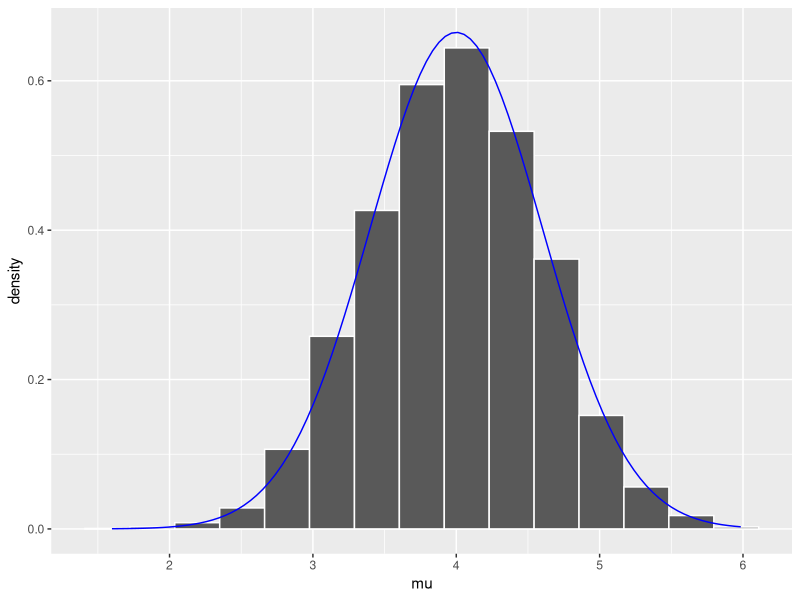
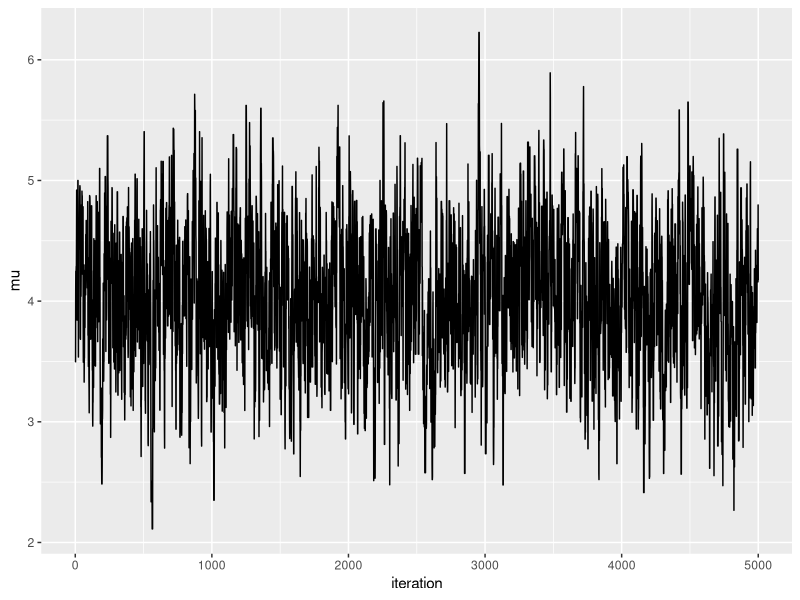
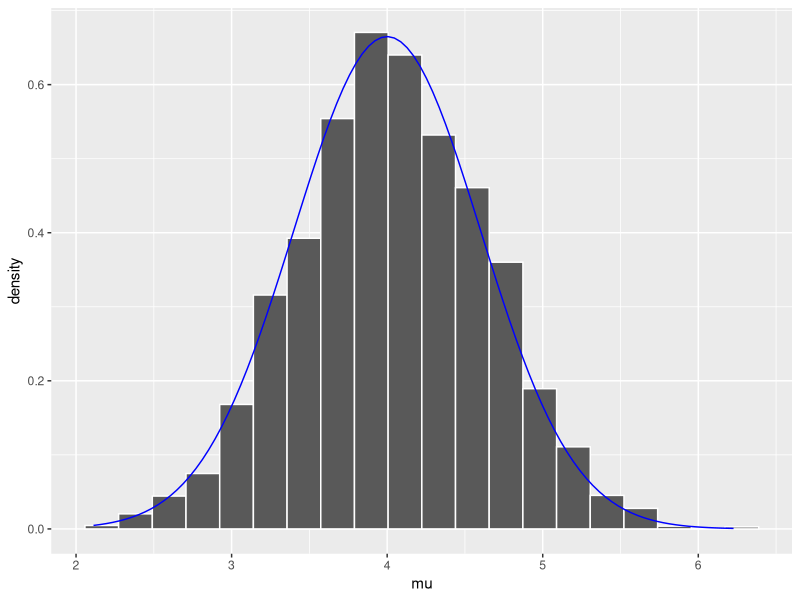
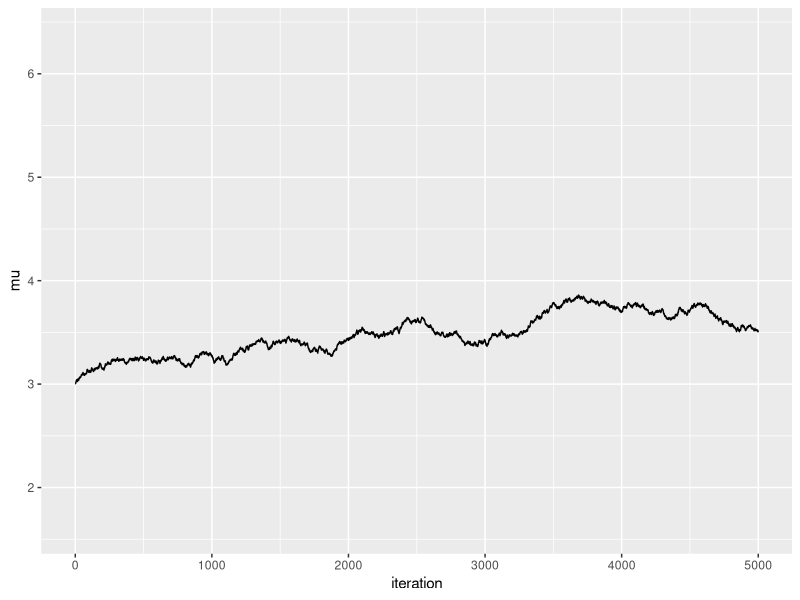
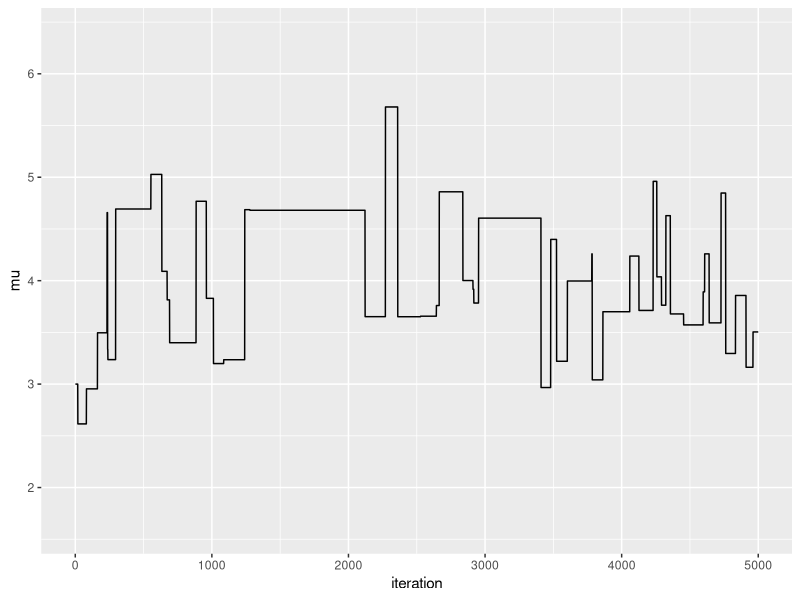
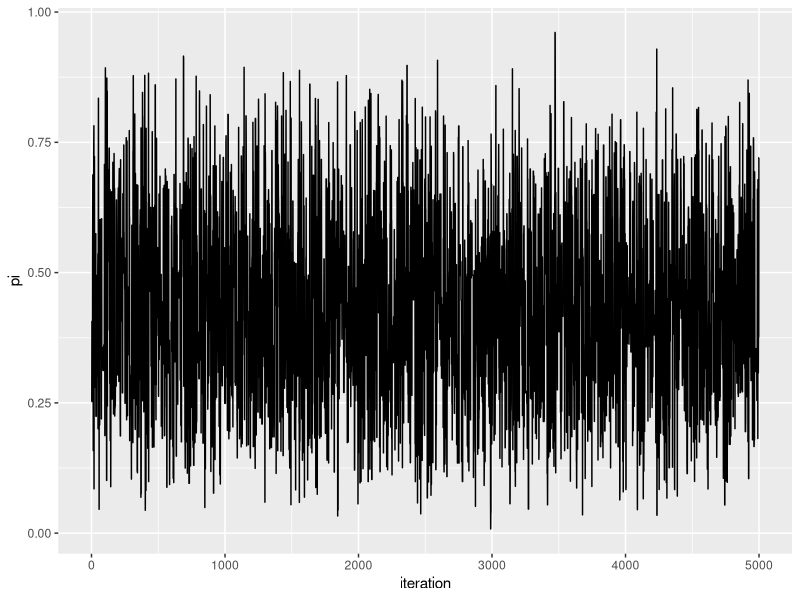
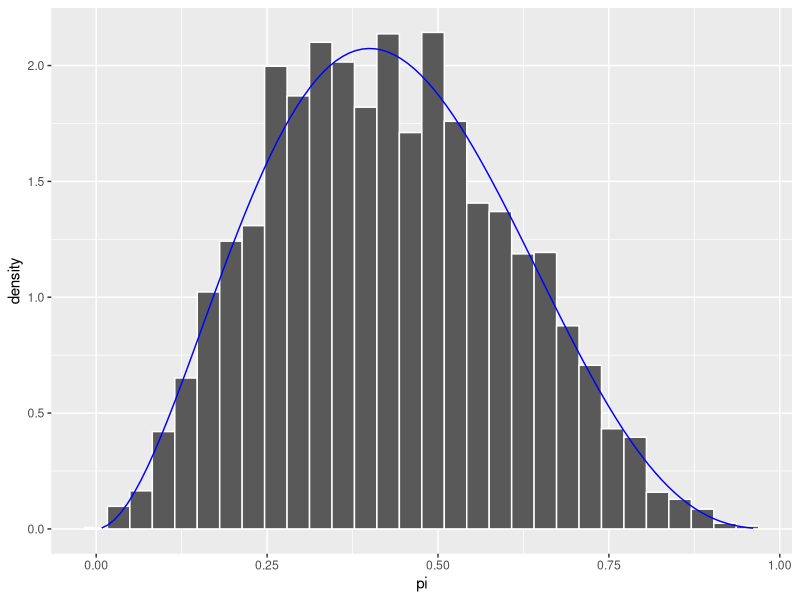

Source code (R) for these figures, in order:
## ---- chunk 1
# Load packages you'll need for this chapter
library(tidyverse)
## ---- chunk 2
set.seed(84375)
mc_tour <- data.frame(mu = rnorm(5000, mean = 4, sd = 0.6))
ggplot(mc_tour, aes(x = mu)) + 
  geom_histogram(aes(y = ..density..), color = "white", bins = 15) + 
  stat_function(fun = dnorm, args = list(4, 0.6), color = "blue")
## ---- chunk 3
current <- 3
## ---- chunk 4
set.seed(8)
proposal <- runif(1, min = current - 1, max = current + 1)
proposal
## ---- chunk 5
proposal_plaus <- dnorm(proposal, 0, 1) * dnorm(6.25, proposal, 0.75)
proposal_plaus

current_plaus  <- dnorm(current, 0, 1) * dnorm(6.25, current, 0.75)
current_plaus
## ---- chunk 6
alpha <- min(1, proposal_plaus / current_plaus)
alpha
## ---- chunk 7
next_stop <- sample(c(proposal, current),
                    size = 1, prob = c(alpha, 1-alpha))
next_stop
## ---- chunk 8
# one_mh_iteration is doing what above is doing
one_mh_iteration <- function(w, current){
 # STEP 1: Propose the next chain location
 proposal <- runif(1, min = current - w, max = current + w)
  
 # STEP 2: Decide whether or not to go there
 proposal_plaus <- dnorm(proposal, 0, 1) * dnorm(6.25, proposal, 0.75)
 current_plaus  <- dnorm(current, 0, 1) * dnorm(6.25, current, 0.75)
 alpha <- min(1, proposal_plaus / current_plaus)
 next_stop <- sample(c(proposal, current), 
                     size = 1, prob = c(alpha, 1-alpha))
  
 # Return the results
 return(data.frame(proposal, alpha, next_stop))
}
## ---- chunk 9
set.seed(8)
one_mh_iteration(w = 1, current = 3)
## ---- chunk 10
set.seed(83)
one_mh_iteration(w = 1, current = 3)
## ---- chunk 11
set.seed(7)
one_mh_iteration(w = 1, current = 3)
## ---- chunk 12
mh_tour <- function(N, w){
  # 1. Start the chain at location 3
  current <- 3

  # 2. Initialize the simulation
  mu <- rep(0, N)

  # 3. Simulate N Markov chain stops
  for(i in 1:N){    
    # Simulate one iteration
    sim <- one_mh_iteration(w = w, current = current)
    
    # Record next location
    mu[i] <- sim$next_stop
    
    # Reset the current location
    current <- sim$next_stop
  }
  
  # 4. Return the chain locations
  return(data.frame(iteration = c(1:N), mu))
}
## ---- chunk 13
set.seed(84735)
mh_simulation_1 <- mh_tour(N = 5000, w = 1)
## ---- chunk 14
ggplot(mh_simulation_1, aes(x = iteration, y = mu)) + 
  geom_line()

ggplot(mh_simulation_1, aes(x = mu)) + 
  geom_histogram(aes(y = ..density..), color = "white", bins = 20) + 
  stat_function(fun = dnorm, args = list(4,0.6), color = "blue")
## ---- chunk 15
set.seed(84735)
mh_simulation_2 <- mh_tour(N = 5000, w = 0.01)
ggplot(mh_simulation_2, aes(x = iteration, y = mu)) + 
  geom_line() + 
  lims(y = c(1.6, 6.4))
## ---- chunk 16
set.seed(7)
mh_simulation_3 <- mh_tour(N = 5000, w = 100)
ggplot(mh_simulation_3, aes(x = iteration, y = mu)) + 
  geom_line() + 
  lims(y = c(1.6,6.4))
## ---- chunk 17
one_iteration <- function(a, b, current){
 # STEP 1: Propose the next chain location
 proposal <- rbeta(1, a, b)
  
 # STEP 2: Decide whether or not to go there
 proposal_plaus <- dbeta(proposal, 2, 3) * dbinom(1, 2, proposal)
 proposal_q     <- dbeta(proposal, a, b)
 current_plaus  <- dbeta(current, 2, 3) * dbinom(1, 2, current)
 current_q      <- dbeta(current, a, b)
 alpha <- min(1, proposal_plaus / current_plaus * current_q / proposal_q)
 next_stop <- sample(c(proposal, current), 
                     size = 1, prob = c(alpha, 1-alpha))
  
 return(data.frame(proposal, alpha, next_stop))
}
## ---- chunk 18
betabin_tour <- function(N, a, b){
  # 1. Start the chain at location 0.5
  current <- 0.5

  # 2. Initialize the simulation
  pi <- rep(0, N)
  
  # 3. Simulate N Markov chain stops
  for(i in 1:N){    
    # Simulate one iteration
    sim <- one_iteration(a = a, b = b, current = current)
    
    # Record next location
    pi[i] <- sim$next_stop
    
    # Reset the current location
    current <- sim$next_stop
  }
  
  # 4. Return the chain locations
  return(data.frame(iteration = c(1:N), pi))
}
## ---- chunk 19
set.seed(84735)
betabin_sim <- betabin_tour(N = 5000, a = 1, b = 1)

# Plot the results
ggplot(betabin_sim, aes(x = iteration, y = pi)) + 
  geom_line()
ggplot(betabin_sim, aes(x = pi)) + 
  geom_histogram(aes(y = ..density..), color = "white") + 
  stat_function(fun = dbeta, args = list(3, 4), color = "blue")
